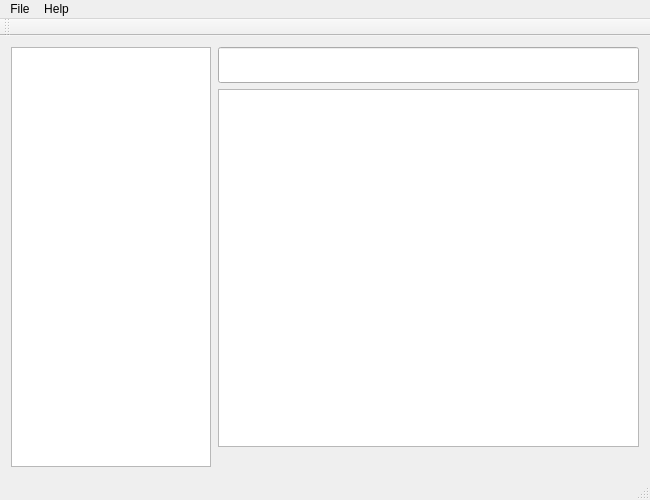
<?xml version="1.0" encoding="UTF-8"?>
<ui version="4.0">
 <class>QNote</class>
 <widget class="QMainWindow" name="QNote">
  <property name="geometry">
   <rect>
    <x>0</x>
    <y>0</y>
    <width>650</width>
    <height>500</height>
   </rect>
  </property>
  <property name="sizePolicy">
   <sizepolicy hsizetype="Expanding" vsizetype="Expanding">
    <horstretch>0</horstretch>
    <verstretch>0</verstretch>
   </sizepolicy>
  </property>
  <property name="windowTitle">
   <string>Notepad</string>
  </property>
  <widget class="QWidget" name="centralWidget">
   <property name="enabled">
    <bool>true</bool>
   </property>
   <layout class="QVBoxLayout" name="verticalLayout">
    <item>
     <layout class="QHBoxLayout" name="mainHorizontalLayout">
      <property name="sizeConstraint">
       <enum>QLayout::SetDefaultConstraint</enum>
      </property>
      <property name="leftMargin">
       <number>0</number>
      </property>
      <item>
       <widget class="QListView" name="listView">
        <property name="enabled">
         <bool>true</bool>
        </property>
        <property name="sizePolicy">
         <sizepolicy hsizetype="Expanding" vsizetype="Expanding">
          <horstretch>0</horstretch>
          <verstretch>0</verstretch>
         </sizepolicy>
        </property>
        <property name="minimumSize">
         <size>
          <width>100</width>
          <height>0</height>
         </size>
        </property>
        <property name="maximumSize">
         <size>
          <width>200</width>
          <height>16777215</height>
         </size>
        </property>
        <property name="sizeIncrement">
         <size>
          <width>0</width>
          <height>0</height>
         </size>
        </property>
        <property name="font">
         <font>
          <family>Helvetica</family>
         </font>
        </property>
       </widget>
      </item>
      <item>
       <spacer name="verticalSpacer">
        <property name="orientation">
         <enum>Qt::Vertical</enum>
        </property>
        <property name="sizeHint" stdset="0">
         <size>
          <width>1</width>
          <height>40</height>
         </size>
        </property>
       </spacer>
      </item>
      <item>
       <layout class="QVBoxLayout" name="textRegion" stretch="0,0,0">
        <property name="spacing">
         <number>-1</number>
        </property>
        <item>
         <widget class="QLineEdit" name="titleEdit">
          <property name="font">
           <font>
            <family>Helvetica</family>
            <pointsize>18</pointsize>
            <weight>75</weight>
            <bold>true</bold>
           </font>
          </property>
         </widget>
        </item>
        <item>
         <widget class="QTextEdit" name="mainTextEdit">
          <property name="sizePolicy">
           <sizepolicy hsizetype="Expanding" vsizetype="Expanding">
            <horstretch>0</horstretch>
            <verstretch>0</verstretch>
           </sizepolicy>
          </property>
          <property name="font">
           <font>
            <family>Helvetica</family>
           </font>
          </property>
          <property name="layoutDirection">
           <enum>Qt::LeftToRight</enum>
          </property>
         </widget>
        </item>
        <item>
         <widget class="QLabel" name="dateLabel">
          <property name="font">
           <font>
            <family>Helvetica</family>
           </font>
          </property>
          <property name="layoutDirection">
           <enum>Qt::LeftToRight</enum>
          </property>
          <property name="text">
           <string/>
          </property>
          <property name="alignment">
           <set>Qt::AlignRight|Qt::AlignTrailing|Qt::AlignVCenter</set>
          </property>
         </widget>
        </item>
       </layout>
      </item>
     </layout>
    </item>
   </layout>
  </widget>
  <widget class="QMenuBar" name="menuBar">
   <property name="geometry">
    <rect>
     <x>0</x>
     <y>0</y>
     <width>650</width>
     <height>22</height>
    </rect>
   </property>
   <widget class="QMenu" name="menuFile">
    <property name="tearOffEnabled">
     <bool>false</bool>
    </property>
    <property name="title">
     <string>File</string>
    </property>
    <addaction name="actionNew"/>
    <addaction name="actionOpen"/>
    <addaction name="actionSave"/>
    <addaction name="actionSaveAs"/>
    <addaction name="separator"/>
    <addaction name="actionPrint"/>
    <addaction name="separator"/>
    <addaction name="actionExit"/>
   </widget>
   <widget class="QMenu" name="menuHelp">
    <property name="title">
     <string>Help</string>
    </property>
    <addaction name="actionAbout"/>
   </widget>
   <addaction name="menuFile"/>
   <addaction name="menuHelp"/>
  </widget>
  <widget class="QToolBar" name="mainToolBar">
   <attribute name="toolBarArea">
    <enum>TopToolBarArea</enum>
   </attribute>
   <attribute name="toolBarBreak">
    <bool>false</bool>
   </attribute>
  </widget>
  <widget class="QStatusBar" name="statusBar"/>
  <action name="actionNew">
   <property name="text">
    <string>New</string>
   </property>
   <property name="toolTip">
    <string>New Note File</string>
   </property>
   <property name="shortcut">
    <string>Ctrl+N</string>
   </property>
  </action>
  <action name="actionOpen">
   <property name="text">
    <string>Open</string>
   </property>
   <property name="toolTip">
    <string>Open Note File</string>
   </property>
   <property name="shortcut">
    <string>Ctrl+O</string>
   </property>
  </action>
  <action name="actionSave">
   <property name="text">
    <string>Save</string>
   </property>
   <property name="toolTip">
    <string>Save Note File</string>
   </property>
   <property name="shortcut">
    <string>Ctrl+S</string>
   </property>
  </action>
  <action name="actionSaveAs">
   <property name="text">
    <string>Save As</string>
   </property>
   <property name="toolTip">
    <string>Save As Other Note File</string>
   </property>
   <property name="shortcut">
    <string>Ctrl+Shift+S</string>
   </property>
  </action>
  <action name="actionPrint">
   <property name="text">
    <string>Print</string>
   </property>
   <property name="shortcut">
    <string>Ctrl+P</string>
   </property>
  </action>
  <action name="actionExit">
   <property name="text">
    <string>Exit</string>
   </property>
   <property name="shortcut">
    <string>Ctrl+Q</string>
   </property>
  </action>
  <action name="actionThat">
   <property name="text">
    <string>That</string>
   </property>
  </action>
  <action name="actionIs">
   <property name="text">
    <string>is </string>
   </property>
  </action>
  <action name="actionIt">
   <property name="text">
    <string>it</string>
   </property>
  </action>
  <action name="actionHello_World">
   <property name="text">
    <string>Hello World</string>
   </property>
  </action>
  <action name="actionAbout">
   <property name="text">
    <string>About</string>
   </property>
  </action>
 </widget>
 <layoutdefault spacing="6" margin="11"/>
 <resources/>
 <connections/>
</ui>
